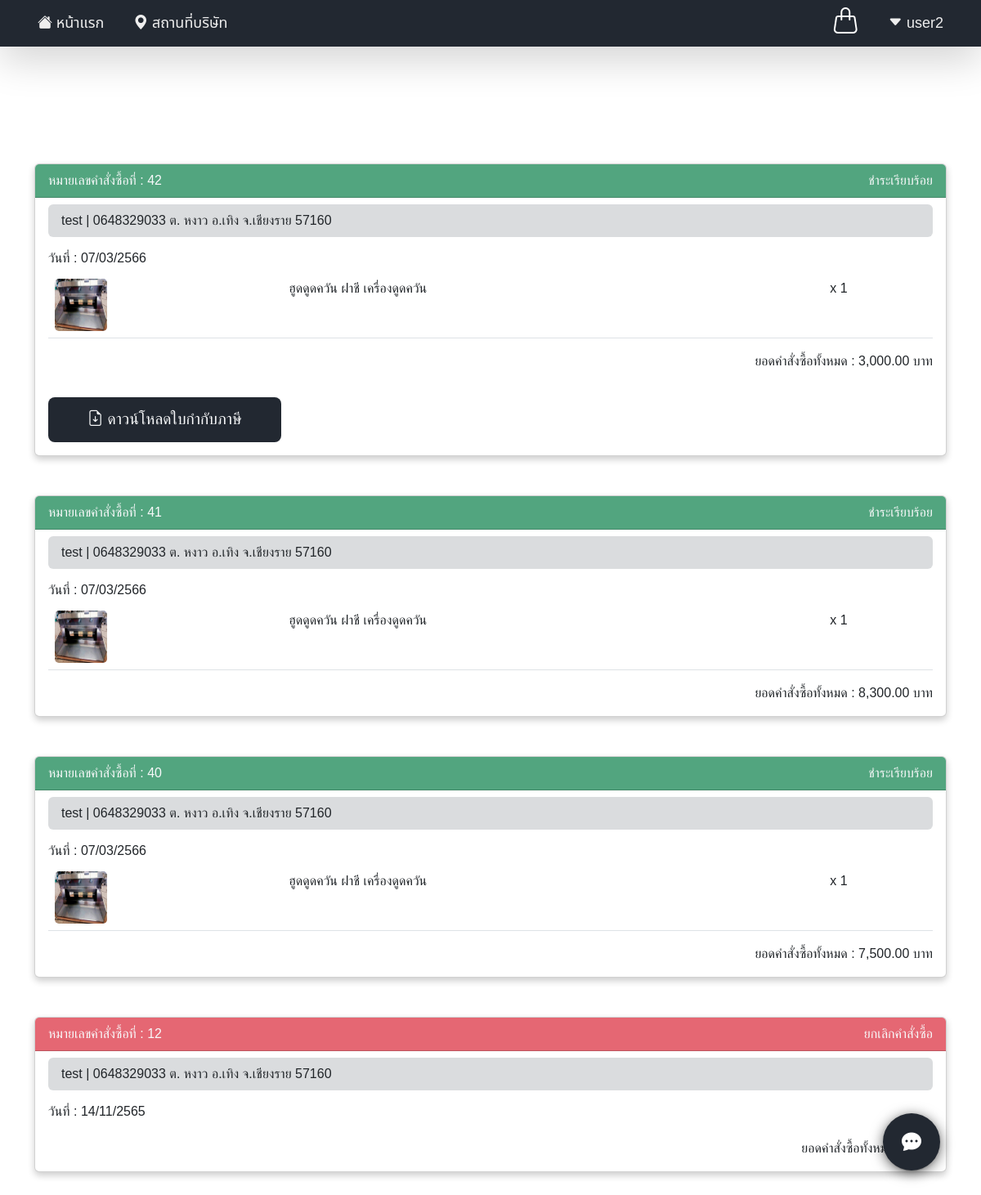
The app's page /orderhistory.php (signed in) with its own data.
### tables this page shows
CREATE TABLE `users` (
  `user_id` int(11) NOT NULL,
  `unique_id` int(255) NOT NULL,
  `name` varchar(255) NOT NULL,
  `email` varchar(255) NOT NULL,
  `password` varchar(255) NOT NULL,
  `number` varchar(255) NOT NULL,
  `urole` varchar(255) NOT NULL
);

CREATE TABLE `orders` (
  `order_id` int(11) NOT NULL,
  `user_id` int(10) NOT NULL,
  `name` varchar(255) NOT NULL,
  `number` varchar(255) NOT NULL,
  `sub_district` varchar(255) NOT NULL,
  `district` varchar(255) NOT NULL,
  `province` varchar(255) NOT NULL,
  `postcode` varchar(255) NOT NULL,
  `details` varchar(255) DEFAULT NULL,
  `setup_date` varchar(255) NOT NULL,
  `pay_qty` varchar(50) NOT NULL,
  `order_date` date NOT NULL,
  `pay_status` varchar(255) NOT NULL,
  `paytotal` varchar(255) DEFAULT NULL,
  `file_admin` varchar(255) DEFAULT NULL,
  `file_user` varchar(255) DEFAULT NULL,
  `tax_invoice` varchar(255) DEFAULT NULL
);

CREATE TABLE `orders_item` (
  `order_id` int(11) NOT NULL,
  `product_id` int(10) NOT NULL,
  `quantity` smallint(5) NOT NULL,
  `width` varchar(255) NOT NULL,
  `length` varchar(255) NOT NULL,
  `height` varchar(255) NOT NULL,
  `other` varchar(255) DEFAULT NULL
);

CREATE TABLE `product` (
  `product_id` int(10) NOT NULL,
  `product_code` varchar(255) NOT NULL,
  `product_name` varchar(255) NOT NULL,
  `product_img` varchar(255) NOT NULL,
  `product_desc` text NOT NULL,
  `product_qty` varchar(255) NOT NULL
);

### orderhistory.php (the view, shortened to what this page needs)
<?php
  require_once 'config/connection.php';
  require_once 'config/connect_mysqli.php';
?>
<!DOCTYPE html>
<html lang="en">
<head>
  <?php
    require_once('head.php');
  ?>
</head>
<body>
  <?php
    require_once('navbar.php');
  ?>
  <div style="height:200px;"></div>
  <div class="container">
    <?php
    $iduser = $_SESSION['user_login'];
    $sql = "SELECT * FROM orders WHERE user_id = $iduser";
    $result = $connect->query($sql);
    if ($connect->error || $result->num_rows == 0) {
      echo '<h4 class="text-center text-danger">ยังไม่มีการสั่งซื้อ</h4>';
      $connect->close();
    } else {
    foreach ($conn->query("SELECT * FROM orders WHERE user_id = $iduser ORDER BY order_id DESC") as $rows1)
      {
        $orderid = $rows1['order_id'];
        $mydate = date('Y-m-d' , strtotime($rows1['order_date']));
        $year = date('Y' , strtotime($rows1['order_date']));
        $yearbuddhist = $year + 543;
        $paytotal = $rows1['paytotal'];
        $status = $rows1['pay_status'];
        $tax = $rows1['tax_invoice'];
        $address_name = $rows1['name'];
        $number = $rows1['number'];
        $sub_district = $rows1['sub_district'];
        $district = $rows1['district'];
        $province = $rows1['province'];
        $postcode = $rows1['postcode'];
    ?>
      <div class="card text-start mb-5" style="max-width:100%;">
      <?php if ($status == 'ชำระเรียบร้อย') { ?>
        <div class="card-header bg-success text-light bg-opacity-75">
      <?php } else if ($status == 'ยกเลิกคำสั่งซื้อ') { ?>
        <div class="card-header bg-danger text-light bg-opacity-75">
      <?php } else { ?>
        <div class="card-header">
      <?php } ?>
          <div class="d-flex">
            <a>หมายเลขคำสั่งซื้อที่ : <?php echo $orderid; ?></a>
            <div class="flex-fill"></div>
            <a><?php echo $status; ?></a>
          </div>
        </div>
        <div class="mt-2 mx-3 py-2 bg-secondary p-2 text-dark bg-opacity-25 rounded">
          <span class="m-2"><?php echo $address_name." | ".$number." ต. ".$sub_district." อ.".$district." จ.".$province." ".$postcode; ?></span>
        </div>
        <div class="card-body">
            <h6 class="card-title">วันที่ : <?php echo date('d/m/', strtotime($mydate)).$yearbuddhist; ?></h6>
          <?php
            $sql1 = "SELECT * FROM product natural join orders_item where order_id = $orderid";
            $stmt1 = $connect->prepare($sql1);
            $stmt1->execute();
            $res1 = $stmt1->get_result();
            ?>
          <div class="table-responsive">
            <table class="table">
              <tbody>
              <?php while ($order1 = $res1->fetch_object()) { ?>
                <tr>
                  <td><img src="admin/assets/img/products/<?php echo $order1->product_img; ?>" style="width: 64px; height: 64px; border-radius:5px;"></td>
                  <td><?php echo $order1->product_name; ?></td>
                  <td>x <?php echo $order1->quantity; ?></td>
                </tr>
                <?php
                }
                ?>
              </tbody>
            </table>
          </div>
          <p class="card-text text-end">ยอดคำสั่งซื้อทั้งหมด : <?php if ($paytotal == null || $paytotal == "") { ?>
           <span>-</span> <?php } else { echo number_format($paytotal,2); } ?> บาท</p>
          <?php
          if ($tax == '') { ?>
          <?php } else { ?>
          <a href="download.php?path=<?php echo $tax; ?>" title="Download File" target="_blank" class="btnn text-light"><i class="bi bi-file-earmark-arrow-down"></i> ดาวน์โหลดใบกำกับภาษี</a>
          <?php } ?>
        </div>
      </div>
      <?php
        }
      }
      ?>
  </div>
  <?php
  if (isset($_SESSION['user_login'])) {
    require_once('chat-box.php');
  }
  ?>
</body>
</html>

### navbar.php (shortened to what this page needs)
<nav class="navbar navbar-expand-sm navcolor position-fixed py-0 shadow-lg p-3 mb-5 bg-body-tertiary">
  <div class="container-fluid">
    <div class="collapse navbar-collapse" id="navbarTogglerDemo02">
    <ul class="navbar-nav me-auto mb-2 mb-lg-0">
        <li class="nav-item"><a class="bi bi-house-fill dropbtn" href="home.php"> หน้าแรก</a></li>
        <li class="nav-item"><a class="bi bi-geo-alt-fill dropbtn" href="location.php"> สถานที่บริษัท</a></li>
    </ul>
                  <?php
                      if (isset($_SESSION['user_login'])) {
                        $iduser = $_SESSION['user_login'];
                        $stmt = $conn->prepare("SELECT * FROM users WHERE user_id = $iduser");
                        $stmt->execute();
                        $rows = $stmt->fetch(PDO::FETCH_ASSOC);
                        $username = $rows['name'];
                  ?>
                      <a class="position-relative mx-2" href="cart.php"><h2 style="color:white; margin-right:10px;" class="bi bi-handbag d-inline-flex"></h2></a>
                      <div class="d-flex">
                        <div class="dropdown">
                        <button onclick="usedropdown()" class="dropbtn bi bi-caret-down-fill"> <?php echo $username?></button>
                      </div>
                  <?php  }
                  ?>
    </div>
  </div>
</nav>

### duct.css (style rules this page uses)
:root { --black:#222831; --soft-black:#393E46; --gray:#EEEEEE; --teal:#00ADB5; --box-shadow:0 .5rem 1rem rgba(0,0,0,.1); --border:.1rem solid rgba(0,0,0,.1); }
* { margin: 0; padding: 0; box-sizing: border-box; outline: none; border:none; transition: .2s linear; text-decoration: none; }
a { text-decoration: none; }
li { list-style: none; }
.navcolor { background-color:var(--black); color: #fff; width: 100%; z-index: 2; }
.btnn { display: inline-block; margin-top: 1rem; padding:.8rem 3rem; background:var(--black); color:var(--gray); cursor: pointer; font-size: 1.2rem; border-radius: .5rem; font-weight: 500; text-align: center; }
.dropbtn { background-color:transparent; color: var(--gray); font-size: 18px; padding: 15px 18px; border-radius: 10px; }
.dropdown { float: right; position: relative; display: inline-block; }
.card { box-shadow: 0 4px 8px 0 rgba(0, 0, 0, 0.2); max-width: 250px; margin: auto; text-align: center; font-family: arial; border-radius: 20px; }

### head.php (style rules this page uses)
body { font-family: 'Noto Sans Thai', sans-serif; }
a { text-decoration: none; }

### records on screen
users: name "user2"
orders: order_id "42", pay_status "ชำระเรียบร้อย", name "test", number "0648329033", sub_district "หงาว", district "เทิง", province "เชียงราย", postcode "57160", order_date "07/03/", order_date "2566", paytotal "3,000.00"
orders_item: product.product_img (picture), product.product_name "ฮูดดูดควัน ฝาชี เครื่องดูดควัน", quantity "1"
orders: order_id "41", pay_status "ชำระเรียบร้อย", name "test", number "0648329033", sub_district "หงาว", district "เทิง", province "เชียงราย", postcode "57160", order_date "07/03/", order_date "2566", paytotal "8,300.00"
orders_item: product.product_img (picture), product.product_name "ฮูดดูดควัน ฝาชี เครื่องดูดควัน", quantity "1"
orders: order_id "40", pay_status "ชำระเรียบร้อย", name "test", number "0648329033", sub_district "หงาว", district "เทิง", province "เชียงราย", postcode "57160", order_date "07/03/", order_date "2566", paytotal "7,500.00"
orders_item: product.product_img (picture), product.product_name "ฮูดดูดควัน ฝาชี เครื่องดูดควัน", quantity "1"
orders: order_id "12", pay_status "ยกเลิกคำสั่งซื้อ", name "test", number "0648329033", sub_district "หงาว", district "เทิง", province "เชียงราย", postcode "57160", order_date "14/11/", order_date "2565"
